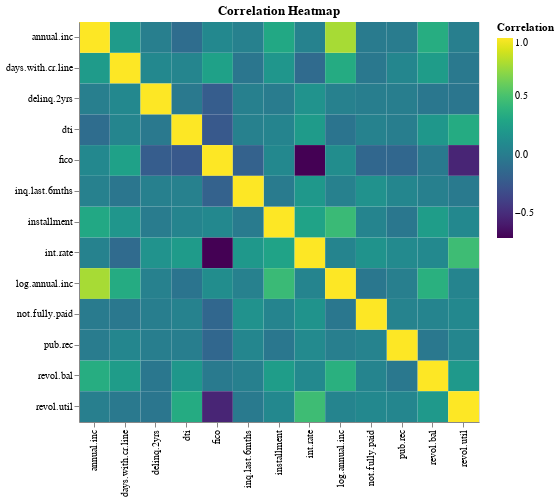

Notebook cell for this chart:
### Code cell
# Select only numeric columns
numeric_cols = p2ploan_df.select_dtypes(include='number')

# Calculate the correlation matrix
correlation_matrix = numeric_cols.corr().reset_index().melt('index')
correlation_matrix.columns = ['Variable 1', 'Variable 2', 'Correlation']

# Create a heatmap using Altair
correlation_chart = alt.Chart(correlation_matrix).mark_rect().encode(
    x=alt.X('Variable 1:N', title=''),
    y=alt.Y('Variable 2:N', title=''),
    color=alt.Color('Correlation:Q', scale=alt.Scale(scheme='viridis')),
    tooltip=['Variable 1', 'Variable 2', 'Correlation']
).properties(
    width=400,
    height=400,
    title="Correlation Heatmap"
)

correlation_chart

# The EDA for most of the numerical columns produce no strong general trends. We see a higher correlation level between fico revo.util, fico and interest rate, interest rate and anual income.

### Figure 1 — Vega specification as saved in the notebook (floating-point values rounded to 4 significant figures; data arrays with more than 128 entries replaced by an {"elided": "..."} marker saying what was removed)
{"$schema": "https://vega.github.io/schema/vega/v5.json", "data": [{"name": "source_0", "values": {"elided": "169 records"}}, {"name": "source_0_x_domain_Variable 1", "values": [{"Variable 1": "int.rate"}, {"Variable 1": "installment"}, {"Variable 1": "log.annual.inc"}, {"Variable 1": "dti"}, {"Variable 1": "fico"}, {"Variable 1": "days.with.cr.line"}, {"Variable 1": "revol.bal"}, {"Variable 1": "revol.util"}, {"Variable 1": "inq.last.6mths"}, {"Variable 1": "delinq.2yrs"}, {"Variable 1": "pub.rec"}, {"Variable 1": "not.fully.paid"}, {"Variable 1": "annual.inc"}]}, {"name": "source_0_y_domain_Variable 2", "values": [{"Variable 2": "int.rate"}, {"Variable 2": "installment"}, {"Variable 2": "log.annual.inc"}, {"Variable 2": "dti"}, {"Variable 2": "fico"}, {"Variable 2": "days.with.cr.line"}, {"Variable 2": "revol.bal"}, {"Variable 2": "revol.util"}, {"Variable 2": "inq.last.6mths"}, {"Variable 2": "delinq.2yrs"}, {"Variable 2": "pub.rec"}, {"Variable 2": "not.fully.paid"}, {"Variable 2": "annual.inc"}]}, {"name": "source_0_color_domain_Correlation", "values": [{"min": -0.7148, "max": 1.0}]}], "marks": [{"type": "rect", "name": "marks", "from": {"data": "source_0"}, "encode": {"update": {"x": {"field": "Variable 1", "scale": "x"}, "height": {"signal": "max(0.25, bandwidth('y'))"}, "fill": {"field": "Correlation", "scale": "color"}, "tooltip": {"signal": "{\"Variable 1\": isValid(datum[\"Variable 1\"]) ? datum[\"Variable 1\"] : \"\"+datum[\"Variable 1\"], \"Variable 2\": isValid(datum[\"Variable 2\"]) ? datum[\"Variable 2\"] : \"\"+datum[\"Variable 2\"], \"Correlation\": format(datum[\"Correlation\"], \"\")}"}, "width": {"signal": "max(0.25, bandwidth('x'))"}, "y": {"field": "Variable 2", "scale": "y"}}}, "style": ["rect"]}], "scales": [{"name": "x", "type": "band", "domain": {"data": "source_0_x_domain_Variable 1", "field": "Variable 1", "sort": true}, "range": [0, {"signal": "width"}], "paddingOuter": 0, "paddingInner": 0}, {"name": "y", "type": "band", "domain": {"data": "source_0_y_domain_Variable 2", "field": "Variable 2", "sort": true}, "range": [0, {"signal": "height"}], "paddingInner": 0, "paddingOuter": 0}, {"name": "color", "type": "linear", "domain": [{"signal": "(data(\"source_0_color_domain_Correlation\")[0] || {}).min"}, {"signal": "(data(\"source_0_color_domain_Correlation\")[0] || {}).max"}], "range": {"scheme": "viridis"}, "zero": false, "interpolate": "hcl"}], "axes": [{"scale": "x", "orient": "bottom", "grid": false, "labelAlign": "right", "labelAngle": 270, "labelBaseline": "middle", "zindex": 1}, {"scale": "y", "zindex": 1, "orient": "left", "grid": false}], "title": {"text": "Correlation Heatmap", "frame": "group"}, "legends": [{"fill": "color", "gradientLength": {"signal": "clamp(height, 64, 200)"}, "title": "Correlation"}], "width": 400, "style": "cell", "padding": 5, "height": 400, "background": "white"}
